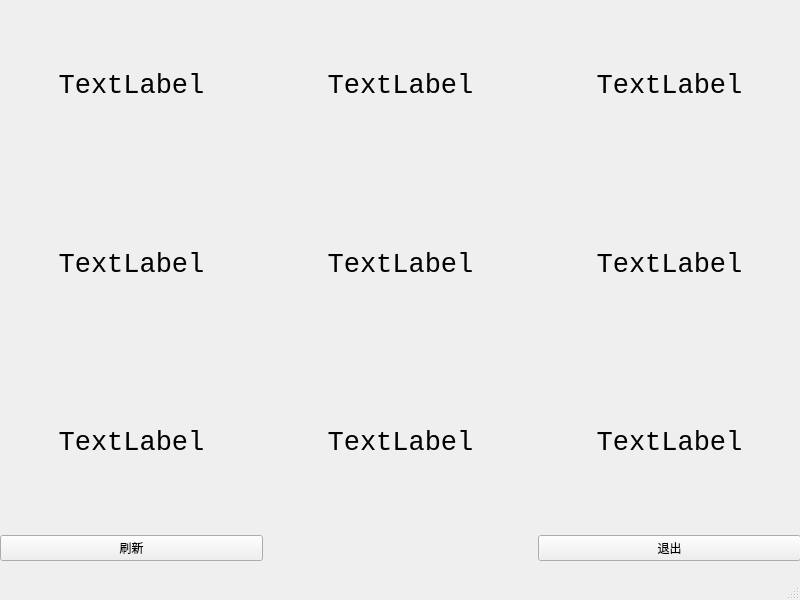
<?xml version="1.0" encoding="UTF-8"?>
<ui version="4.0">
 <class>MainWindow</class>
 <widget class="QMainWindow" name="MainWindow">
  <property name="geometry">
   <rect>
    <x>0</x>
    <y>0</y>
    <width>800</width>
    <height>600</height>
   </rect>
  </property>
  <property name="windowTitle">
   <string>舒尔特方格法</string>
  </property>
  <widget class="QWidget" name="centralwidget">
   <widget class="QWidget" name="gridLayoutWidget">
    <property name="geometry">
     <rect>
      <x>0</x>
      <y>0</y>
      <width>801</width>
      <height>561</height>
     </rect>
    </property>
    <layout class="QGridLayout" name="gridLayout">
     <item row="6" column="3">
      <widget class="QPushButton" name="pushButton_2">
       <property name="text">
        <string>退出</string>
       </property>
      </widget>
     </item>
     <item row="1" column="2">
      <widget class="QLabel" name="label_5">
       <property name="font">
        <font>
         <family>Consolas</family>
         <pointsize>20</pointsize>
        </font>
       </property>
       <property name="text">
        <string>TextLabel</string>
       </property>
       <property name="alignment">
        <set>Qt::AlignCenter</set>
       </property>
      </widget>
     </item>
     <item row="4" column="3">
      <widget class="QLabel" name="label_9">
       <property name="font">
        <font>
         <family>Consolas</family>
         <pointsize>20</pointsize>
        </font>
       </property>
       <property name="text">
        <string>TextLabel</string>
       </property>
       <property name="alignment">
        <set>Qt::AlignCenter</set>
       </property>
      </widget>
     </item>
     <item row="0" column="3">
      <widget class="QLabel" name="label_3">
       <property name="font">
        <font>
         <family>Consolas</family>
         <pointsize>20</pointsize>
        </font>
       </property>
       <property name="text">
        <string>TextLabel</string>
       </property>
       <property name="alignment">
        <set>Qt::AlignCenter</set>
       </property>
      </widget>
     </item>
     <item row="0" column="2">
      <widget class="QLabel" name="label_2">
       <property name="font">
        <font>
         <family>Consolas</family>
         <pointsize>20</pointsize>
        </font>
       </property>
       <property name="text">
        <string>TextLabel</string>
       </property>
       <property name="alignment">
        <set>Qt::AlignCenter</set>
       </property>
      </widget>
     </item>
     <item row="1" column="3">
      <widget class="QLabel" name="label_6">
       <property name="font">
        <font>
         <family>Consolas</family>
         <pointsize>20</pointsize>
         <weight>50</weight>
         <bold>false</bold>
        </font>
       </property>
       <property name="text">
        <string>TextLabel</string>
       </property>
       <property name="alignment">
        <set>Qt::AlignCenter</set>
       </property>
      </widget>
     </item>
     <item row="4" column="1">
      <widget class="QLabel" name="label_7">
       <property name="font">
        <font>
         <family>Consolas</family>
         <pointsize>20</pointsize>
        </font>
       </property>
       <property name="text">
        <string>TextLabel</string>
       </property>
       <property name="alignment">
        <set>Qt::AlignCenter</set>
       </property>
      </widget>
     </item>
     <item row="0" column="1">
      <widget class="QLabel" name="label_1">
       <property name="font">
        <font>
         <family>Consolas</family>
         <pointsize>20</pointsize>
        </font>
       </property>
       <property name="mouseTracking">
        <bool>true</bool>
       </property>
       <property name="tabletTracking">
        <bool>false</bool>
       </property>
       <property name="focusPolicy">
        <enum>Qt::NoFocus</enum>
       </property>
       <property name="contextMenuPolicy">
        <enum>Qt::DefaultContextMenu</enum>
       </property>
       <property name="layoutDirection">
        <enum>Qt::LeftToRight</enum>
       </property>
       <property name="lineWidth">
        <number>1</number>
       </property>
       <property name="text">
        <string>TextLabel</string>
       </property>
       <property name="alignment">
        <set>Qt::AlignCenter</set>
       </property>
      </widget>
     </item>
     <item row="6" column="1">
      <widget class="QPushButton" name="pushButton_1">
       <property name="layoutDirection">
        <enum>Qt::LeftToRight</enum>
       </property>
       <property name="text">
        <string>刷新</string>
       </property>
      </widget>
     </item>
     <item row="1" column="1">
      <widget class="QLabel" name="label_4">
       <property name="font">
        <font>
         <family>Consolas</family>
         <pointsize>20</pointsize>
        </font>
       </property>
       <property name="text">
        <string>TextLabel</string>
       </property>
       <property name="alignment">
        <set>Qt::AlignCenter</set>
       </property>
      </widget>
     </item>
     <item row="4" column="2">
      <widget class="QLabel" name="label_8">
       <property name="font">
        <font>
         <family>Consolas</family>
         <pointsize>20</pointsize>
        </font>
       </property>
       <property name="text">
        <string>TextLabel</string>
       </property>
       <property name="alignment">
        <set>Qt::AlignCenter</set>
       </property>
      </widget>
     </item>
    </layout>
   </widget>
  </widget>
  <widget class="QMenuBar" name="menubar">
   <property name="geometry">
    <rect>
     <x>0</x>
     <y>0</y>
     <width>800</width>
     <height>30</height>
    </rect>
   </property>
  </widget>
  <widget class="QStatusBar" name="statusbar"/>
 </widget>
 <resources/>
 <connections>
  <connection>
   <sender>pushButton_2</sender>
   <signal>clicked()</signal>
   <receiver>MainWindow</receiver>
   <slot>close()</slot>
   <hints>
    <hint type="sourcelabel">
     <x>599</x>
     <y>567</y>
    </hint>
    <hint type="destinationlabel">
     <x>469</x>
     <y>560</y>
    </hint>
   </hints>
  </connection>
 </connections>
</ui>
